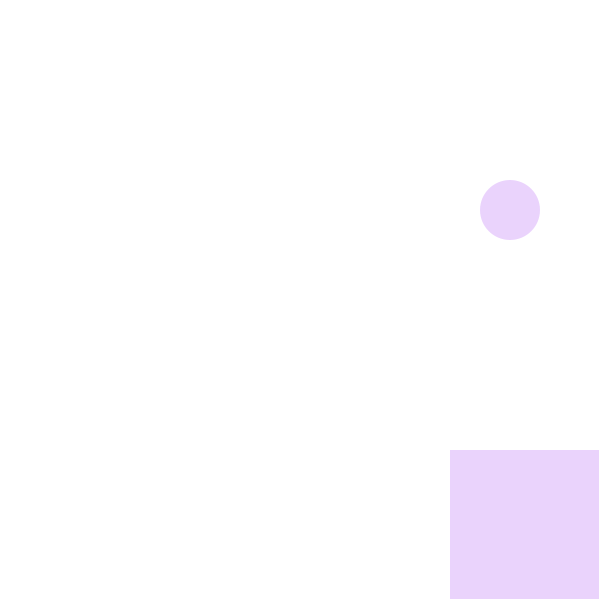
Frame 1 (no input)
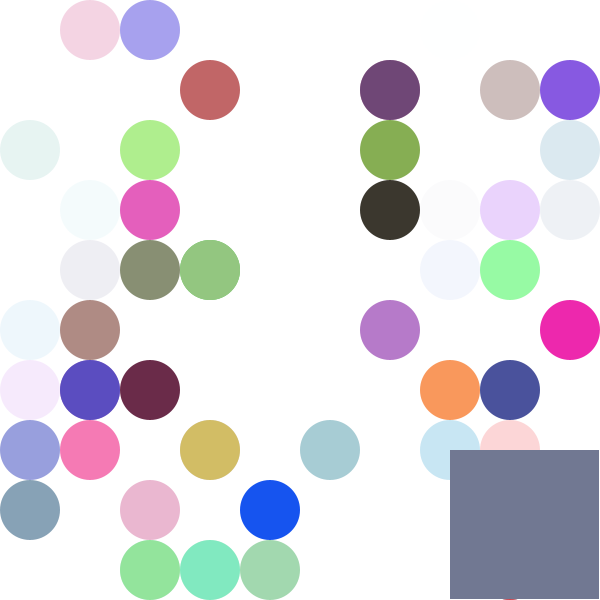
Frame 60 (the mouse pressed at the canvas centre just before this capture)
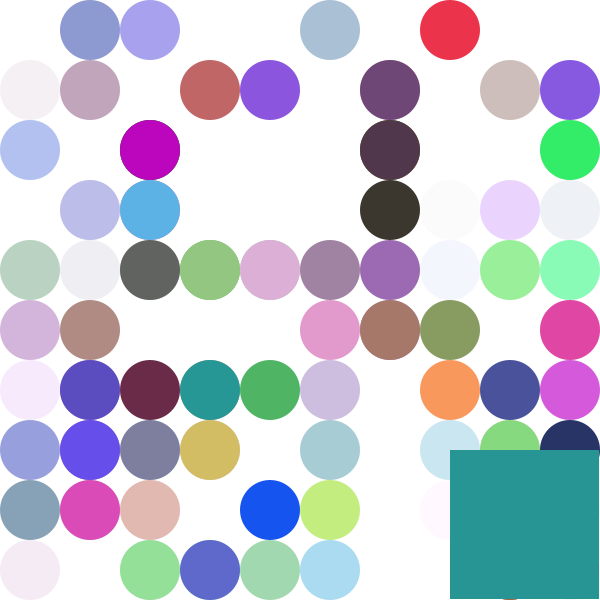
Frame 120 (the mouse held since frame 60 and released just before this capture)

The Processing sketch that drew these frames (run headless with seeded random() and noise(); from frame 60 on, the mouse is pressed at the canvas centre):

// Processing sketch: processing_162741
// ── processing_162741.pde

float r;
float g;
float b;
float a;

float diam;
float x;
float y;

void setup() {
size(600,600);
background(255);
smooth();
}

void draw() {
r = random(255);
g = random(255);
b = random(255);
a = random(255);
diam = 60;
x = random(10);
y = random(10);
x = int(x) * diam;
y = int(y) * diam;

noStroke();
fill(r,g,b,a);
ellipseMode(CORNER);
ellipse(x,y,diam,diam);

rectMode(CORNER);
  rect(width - width / 4, height - height / 4, width/4 -1 , height/4-1);
}
